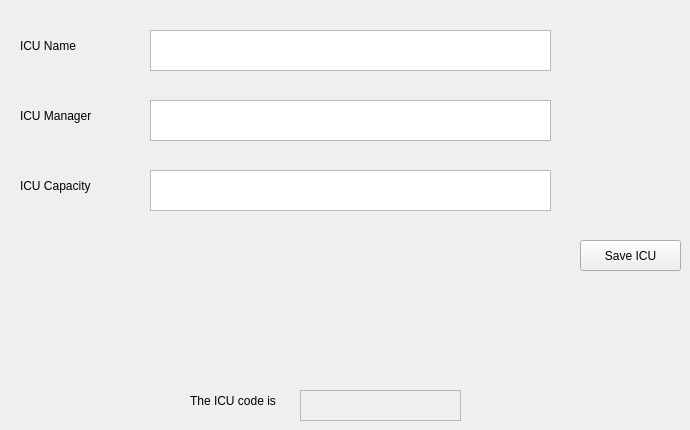
      <widget class="QWidget" name="addicu">
       <attribute name="title">
        <string>Add ICU</string>
       </attribute>
       <widget class="QLabel" name="label_47">
        <property name="geometry">
         <rect>
          <x>20</x>
          <y>30</y>
          <width>91</width>
          <height>31</height>
         </rect>
        </property>
        <property name="text">
         <string>ICU Name</string>
        </property>
       </widget>
       <widget class="QLabel" name="label_49">
        <property name="geometry">
         <rect>
          <x>20</x>
          <y>100</y>
          <width>101</width>
          <height>31</height>
         </rect>
        </property>
        <property name="text">
         <string>ICU Manager</string>
        </property>
       </widget>
       <widget class="QLabel" name="label_50">
        <property name="geometry">
         <rect>
          <x>20</x>
          <y>170</y>
          <width>111</width>
          <height>31</height>
         </rect>
        </property>
        <property name="text">
         <string>ICU Capacity</string>
        </property>
       </widget>
       <widget class="QPushButton" name="saveicu">
        <property name="geometry">
         <rect>
          <x>580</x>
          <y>240</y>
          <width>101</width>
          <height>31</height>
         </rect>
        </property>
        <property name="text">
         <string>Save ICU</string>
        </property>
       </widget>
       <widget class="QTextEdit" name="addicuname">
        <property name="geometry">
         <rect>
          <x>150</x>
          <y>30</y>
          <width>401</width>
          <height>41</height>
         </rect>
        </property>
       </widget>
       <widget class="QTextEdit" name="addicucap">
        <property name="geometry">
         <rect>
          <x>150</x>
          <y>170</y>
          <width>401</width>
          <height>41</height>
         </rect>
        </property>
       </widget>
       <widget class="QTextEdit" name="addicuman">
        <property name="geometry">
         <rect>
          <x>150</x>
          <y>100</y>
          <width>401</width>
          <height>41</height>
         </rect>
        </property>
       </widget>
       <widget class="QLabel" name="label_51">
        <property name="geometry">
         <rect>
          <x>190</x>
          <y>380</y>
          <width>111</width>
          <height>41</height>
         </rect>
        </property>
        <property name="text">
         <string>The ICU code is</string>
        </property>
       </widget>
       <widget class="QLabel" name="icucode">
        <property name="geometry">
         <rect>
          <x>300</x>
          <y>390</y>
          <width>161</width>
          <height>31</height>
         </rect>
        </property>
        <property name="frameShape">
         <enum>QFrame::StyledPanel</enum>
        </property>
        <property name="text">
         <string/>
        </property>
       </widget>
      </widget>
